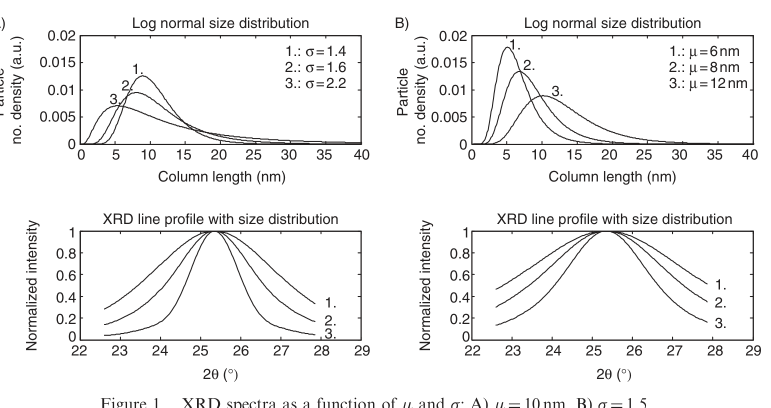
#> input picture examples/scrape/fig_1.png, 1542 x 815 px (shown at 1/2 size)
$ python -i calibrate_axes.py   (imports and definitions only)
#> lines starting #> are read from the running program, lines starting #| are printed output that depends on the picture; after the words box and inside, x2 and y2 are one past the last pixel; in counts of white or black regions, pixels touching at a corner belong together
from __future__ import annotations

import re
from pathlib import Path

import cv2
import numpy as np

from xrd_digitization.types import AxisCalibrationResult, PlotCropResult

DEFAULT_X_RANGES: list[tuple[float, float]] = [
    (5.0, 80.0),
    (10.0, 80.0),
    (5.0, 90.0),
]

NUMBER_PATTERN = re.compile(r"^\d{1,3}(?:\.\d+)?$")
Y_NUMBER_PATTERN = re.compile(r"^\d{1,6}(?:\.\d+)?$")
NUMBER_FIND_PATTERN = re.compile(r"\b(\d{1,3}(?:\.\d+)?)\b")
Y_NUMBER_FIND_PATTERN = re.compile(r"\b(\d{1,6}(?:\.\d+)?)\b")
MAX_Y_TICK_VALUE = 200_000.0
MIN_Y_TICK_VALUE = 0.0
NORMALIZED_AXIS_MAX = 1.5


# [12 lines left out: functions _tick_dedup_key, _is_normalized_unit_axis, not called in this run]


COMMON_XRD_TICK_STEPS = (1.0, 2.0, 5.0, 10.0, 20.0, 25.0)


def _nearest_common_tick_step(value: float) -> float:
    """Snap an inferred spacing to a standard 2θ tick step."""
    return min(COMMON_XRD_TICK_STEPS, key=lambda step: abs(step - value))


# [28 lines left out: functions _minimum_arithmetic_step, _tesseract_available, not called in this run]


def _preprocess_label_band(gray: np.ndarray) -> np.ndarray:
    upscaled = cv2.resize(gray, None, fx=4.0, fy=4.0, interpolation=cv2.INTER_CUBIC)
    blur = cv2.GaussianBlur(upscaled, (3, 3), 0)
    _, otsu = cv2.threshold(blur, 0, 255, cv2.THRESH_BINARY_INV + cv2.THRESH_OTSU)
    _, fixed = cv2.threshold(upscaled, 180, 255, cv2.THRESH_BINARY_INV)
    return cv2.bitwise_or(otsu, fixed)


# [40 lines left out: function _ocr_numeric_boxes, not called in this run]


def _ocr_numeric_boxes_y(
    binary: np.ndarray,
    *,
    y_offset: int = 0,
    scale: float = 1.0,
    value_min: float = 0.0,
    value_max: float = MAX_Y_TICK_VALUE,
) -> list[tuple[int, float, str]]:
    """OCR numeric tick labels from a vertical (y-axis) band."""
    import pytesseract

    labels: list[tuple[int, float, str]] = []
    for psm in (11, 6, 7):
        config = f"--psm {psm} -c tessedit_char_whitelist=0123456789."
        data = pytesseract.image_to_data(
            binary,
            config=config,
            output_type=pytesseract.Output.DICT,
        )
        for i, text in enumerate(data["text"]):
            raw = (text or "").strip()
            if not raw or not Y_NUMBER_PATTERN.match(raw):
                continue
            try:
                value = float(raw)
            except ValueError:
                continue
            if not (value_min <= value <= value_max):
                continue
            conf = float(data["conf"][i])
            if conf < 20:
                continue
            center_y = int((data["top"][i] + data["height"][i] / 2) / scale + y_offset)
            labels.append((center_y, value, raw))

    dedup: dict[float | int, tuple[int, float, str]] = {}
    for center_y, value, raw in labels:
        key = _tick_dedup_key(value)
        existing = dedup.get(key)
        if existing is None or abs(existing[0] - center_y) > 5:
            dedup[key] = (center_y, value, raw)
    return list(dedup.values())


def _ocr_y_tick_labels_from_image(
    image_bgr: np.ndarray,
    *,
    band_left_ratio: float = 0.0,
    band_right_ratio: float = 0.22,
) -> list[tuple[int, float, str]]:
    """OCR numeric y-axis tick labels from the left margin band."""
    height, width = image_bgr.shape[:2]
    band_left = int(width * band_left_ratio)
    band_right = int(width * band_right_ratio)
    band = image_bgr[:, band_left:band_right]
    gray = cv2.cvtColor(band, cv2.COLOR_BGR2GRAY)
    binary = _preprocess_label_band(gray)
    labels = _ocr_numeric_boxes_y(
        binary,
        y_offset=0,
        scale=4.0,
        value_min=MIN_Y_TICK_VALUE,
        value_max=MAX_Y_TICK_VALUE,
    )
    if len(labels) >= 2:
        return labels

    import pytesseract

    text = pytesseract.image_to_string(binary, config="--psm 6")
    numbers = [float(m.group(1)) for m in Y_NUMBER_FIND_PATTERN.finditer(text)]
    numbers = sorted({n for n in numbers if MIN_Y_TICK_VALUE <= n <= MAX_Y_TICK_VALUE})
    if len(numbers) >= 2:
        step = height / max(len(numbers) - 1, 1)
        return [
            (int(round(i * step)), value, str(int(value) if value.is_integer() else value))
            for i, value in enumerate(reversed(numbers))
        ]
    return labels


# [1034 lines left out: functions _ocr_y_tick_labels_full_image, _prune_y_tick_outliers, _filter_y_tick_pairs, _fit_y_calibration, _tick_label_quality, _ocr_tick_labels_from_image and 22 more, not called in this run]

>>> import cv2
>>> picture = cv2.imread('../examples/scrape/fig_1.png')
#> picture is the input picture: shape (815, 1542, 3); mean B, G, R 242, 242, 242.2
>>> result = _ocr_y_tick_labels_from_image(picture)
#> in _ocr_y_tick_labels_from_image, `band = image_bgr[:, band_left:band_right]`:
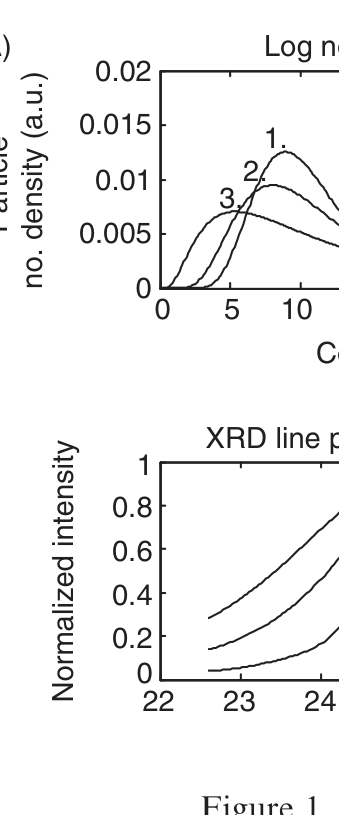
#> band: shape (815, 339, 3); mean B, G, R 242.7, 242.7, 242.9
#> in _preprocess_label_band, `upscaled = cv2.resize(gray, None, fx=4.0, fy=4.0, interpolation=cv2.IN..`:
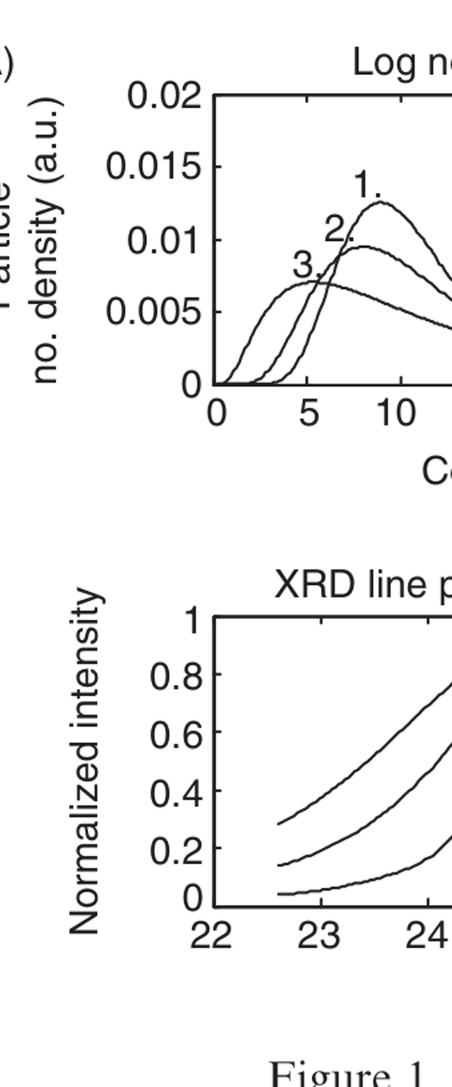
#> upscaled: shape (3260, 1356) (shown at 1/3 size); min 0, max 255, mean 242.4
#> in _preprocess_label_band, `_, otsu = cv2.threshold(blur, 0, 255, cv2.THRESH_BINARY_INV + cv2.THRE..`:
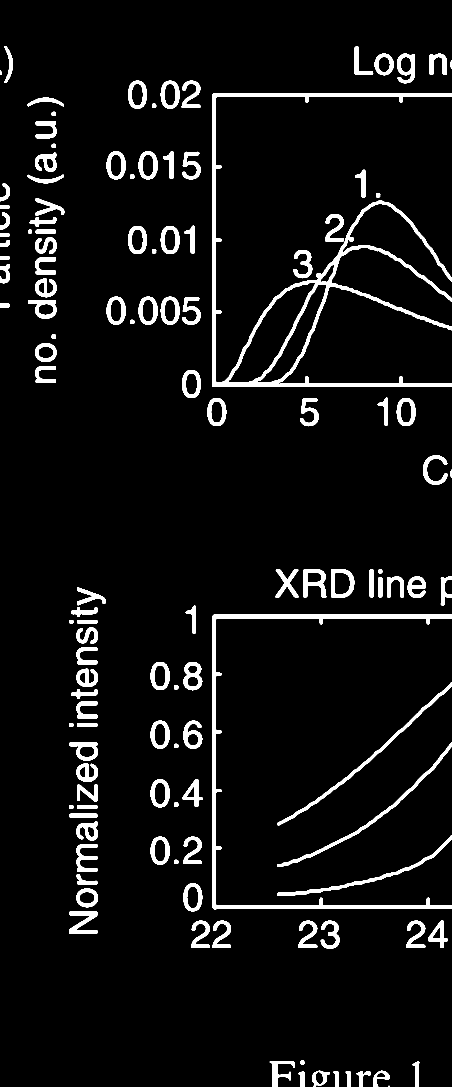
#> otsu: shape (3260, 1356) (shown at 1/3 size); 5.8% white; 127 white regions (1 under 20 px), largest, box (x1, y1, x2, y2) and area: (636, 280, 1356, 1160) 51453, (636, 1844, 1356, 2728) 28122, (832, 2047, 1356, 2476) 6095
#> in _preprocess_label_band, `_, fixed = cv2.threshold(upscaled, 180, 255, cv2.THRESH_BINARY_INV)`:
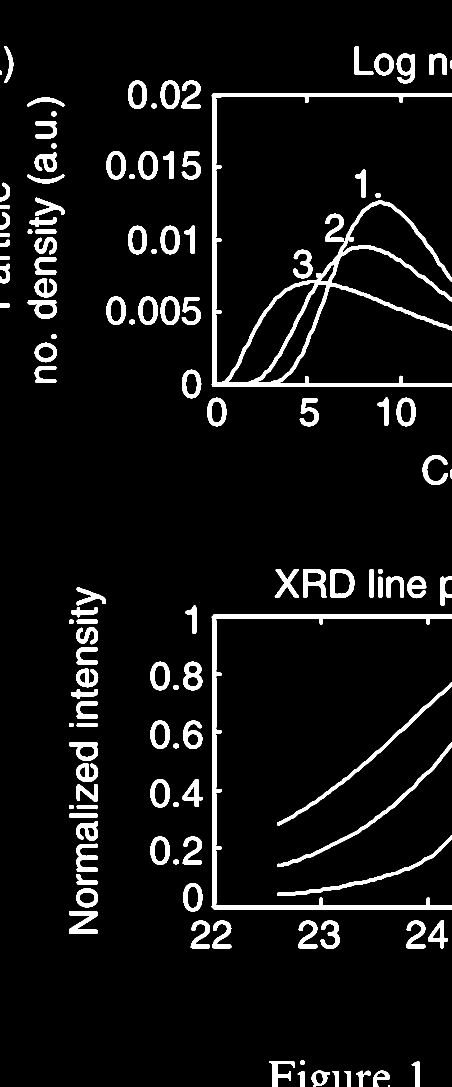
#> fixed: shape (3260, 1356) (shown at 1/3 size); 6.4% white; 127 white regions (1 under 20 px), largest, box (x1, y1, x2, y2) and area: (635, 279, 1356, 1161) 56182, (635, 1843, 1356, 2728) 30443, (831, 2047, 1356, 2477) 6621
#> after the loop in _ocr_numeric_boxes_y, `for psm in (11, 6, 7):`: labels = []
#> (the run stopped early here; a loop or call above may not have finished)

$ run again, on examples/scrape/fig_5.png
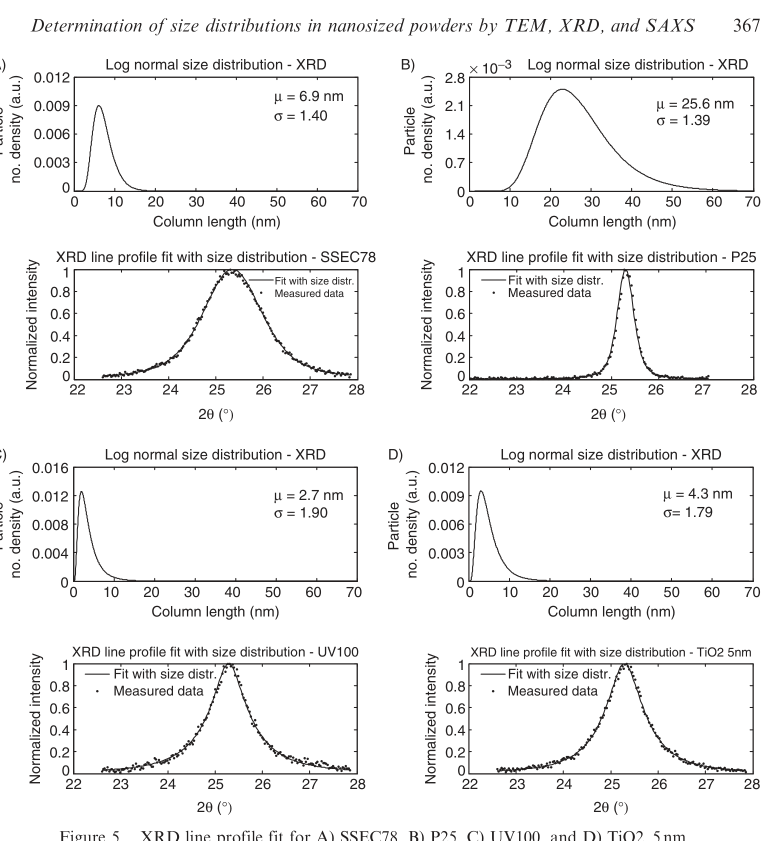
#> input picture examples/scrape/fig_5.png, 1542 x 1681 px (shown at 1/2 size)
#> picture is the input picture: shape (1681, 1542, 3); mean B, G, R 242.1, 242.1, 242.3
#> in _preprocess_label_band, `_, otsu = cv2.threshold(blur, 0, 255, cv2.THRESH_BINARY_INV + cv2.THRE..`:
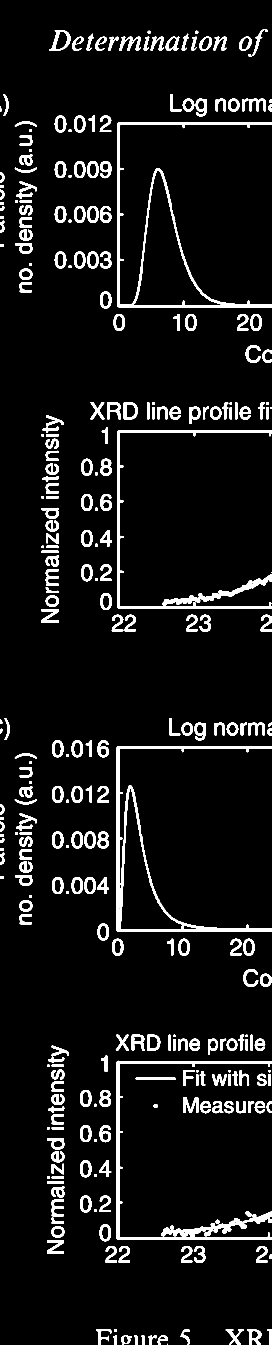
#> otsu: shape (6724, 1356) (shown at 1/5 size); 6.3% white; 313 white regions (2 under 20 px), largest, box (x1, y1, x2, y2) and area: (584, 3732, 1356, 4656) 44836, (588, 612, 1356, 1536) 43043, (584, 5304, 1356, 6196) 41329
#> in _preprocess_label_band, `_, fixed = cv2.threshold(upscaled, 180, 255, cv2.THRESH_BINARY_INV)`:
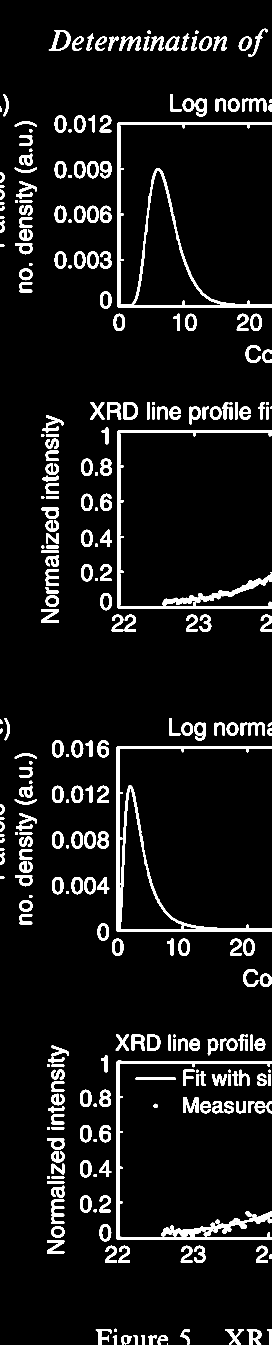
#> fixed: shape (6724, 1356) (shown at 1/5 size); 6.9% white; 307 white regions (1 under 20 px), largest, box (x1, y1, x2, y2) and area: (583, 3731, 1356, 4657) 48338, (588, 611, 1356, 1537) 47248, (583, 5304, 1356, 6197) 46746
#> after the loop in _ocr_numeric_boxes_y, `for psm in (11, 6, 7):`: labels = []
